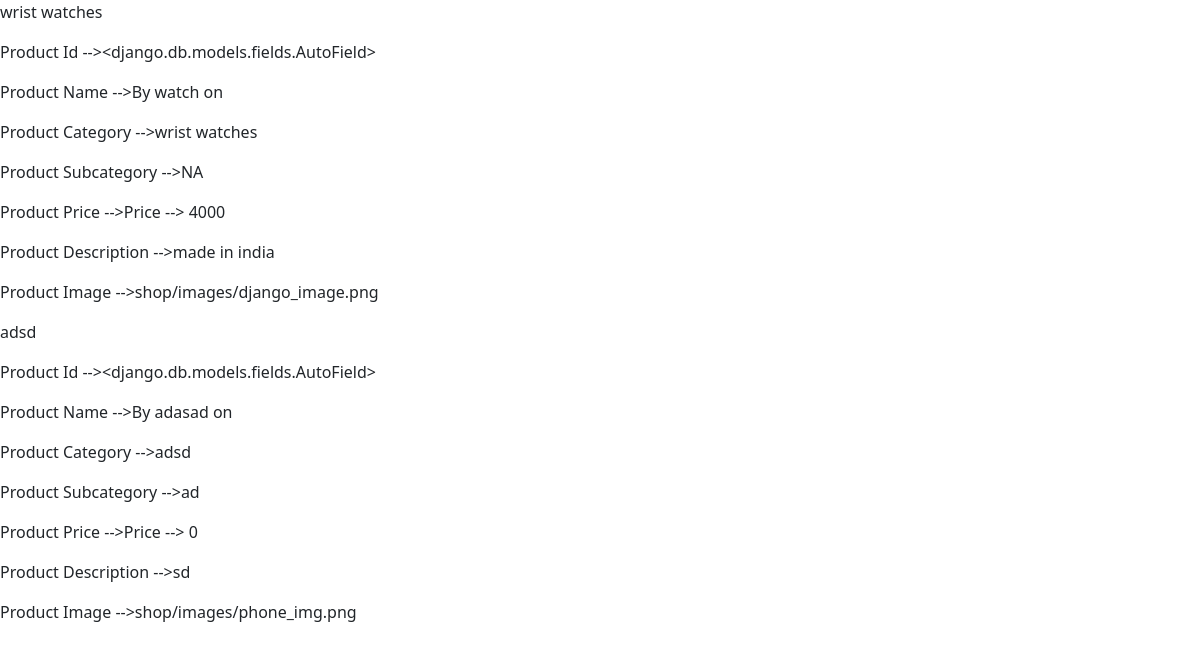
The app's page /, older data.
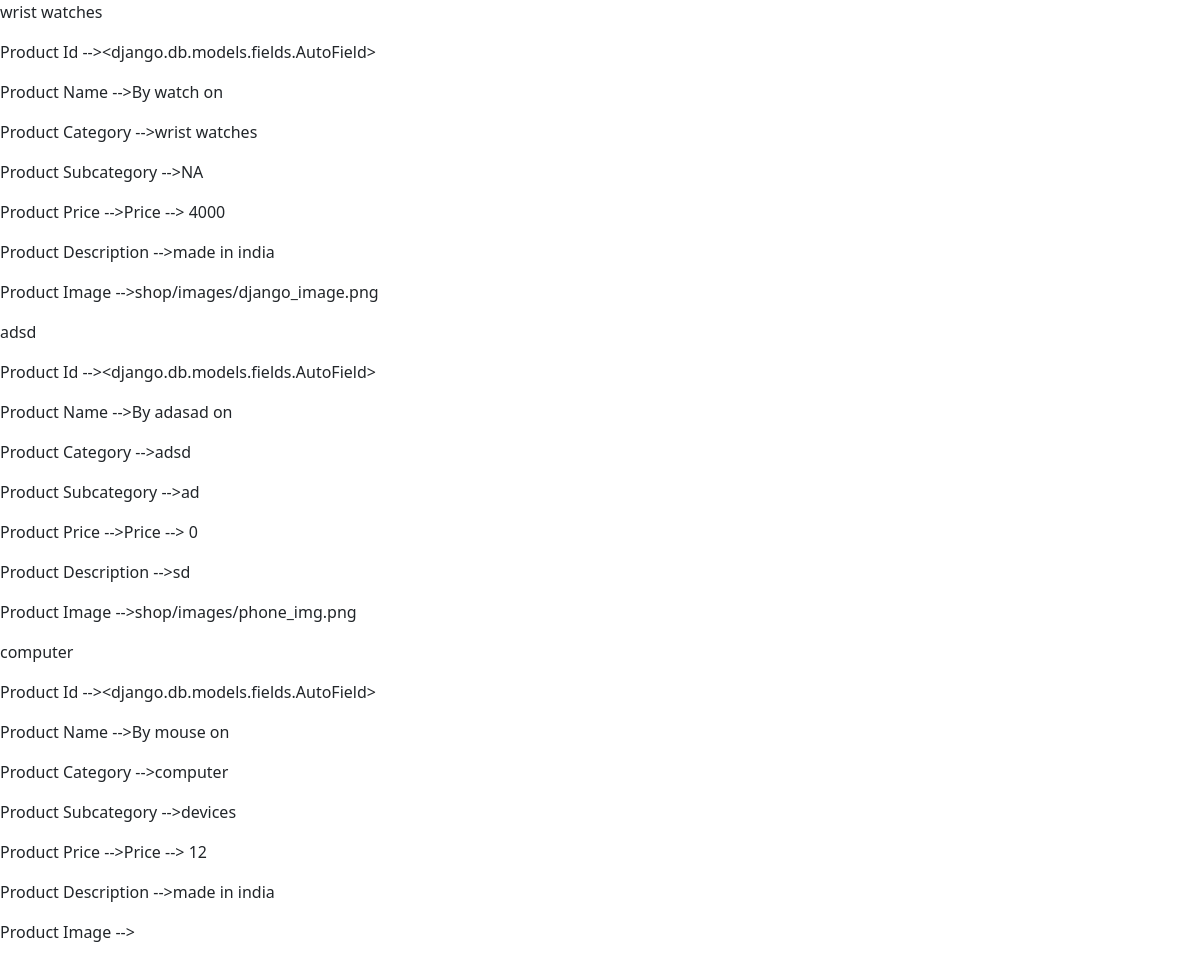
The same page, newer data.
### shop/models.py (models this page shows, shortened)
class product(models.Model):
    product_id = models.AutoField
    product_name = models.CharField(max_length=50)
    category = models.CharField(max_length=50,default="")
    subcategory = models.CharField(max_length=50,default="")
    price = models.IntegerField(default=0)
    desc = models.CharField(max_length=300)
    pub_date = models.DateField()
    image = models.ImageField(upload_to="shop/images",default="")

### shop/views.py (the view)
# urls.py: 2. Add a URL to urlpatterns:  path('', views.home, name='home')
def home(request):
    all_objects = product.objects.all()
    context = {
        "all_objects":all_objects,
    }
    return render(request,"shop/home.html",context)

### shop/templates/shop/home.html (shortened to what this page needs)
<!doctype html>
<html lang="en">
  <head>
    <link href="https://cdn.jsdelivr.net/npm/bootstrap@5.3.0-alpha3/dist/css/bootstrap.min.css" rel="stylesheet">
  </head>
  <body>
    {% for obj in all_objects %}
        <p>{{obj.category}}</p>
        <p>Product Id -->{{obj.product_id}}</p>
        <p>Product Name -->By {{obj.product_name}} on {{prd.pub_date}}</p>
        <p>Product Category -->{{obj.category}}</p>
        <p>Product Subcategory -->{{obj.subcategory}}</p>
        <p>Product Price -->Price --> {{obj.price}}</p>
        <p>Product Description -->{{obj.desc}}</p>
        <p>Product Image -->{{obj.image}}</p>
    {% endfor %}
  </body>
</html>

Row changes from the older to the newer data that the page shows:
added product: category "computer", product_id "<django.db.models.fields.AutoField>", product_name "mouse", subcategory "devices", price "12", desc "made in india"
